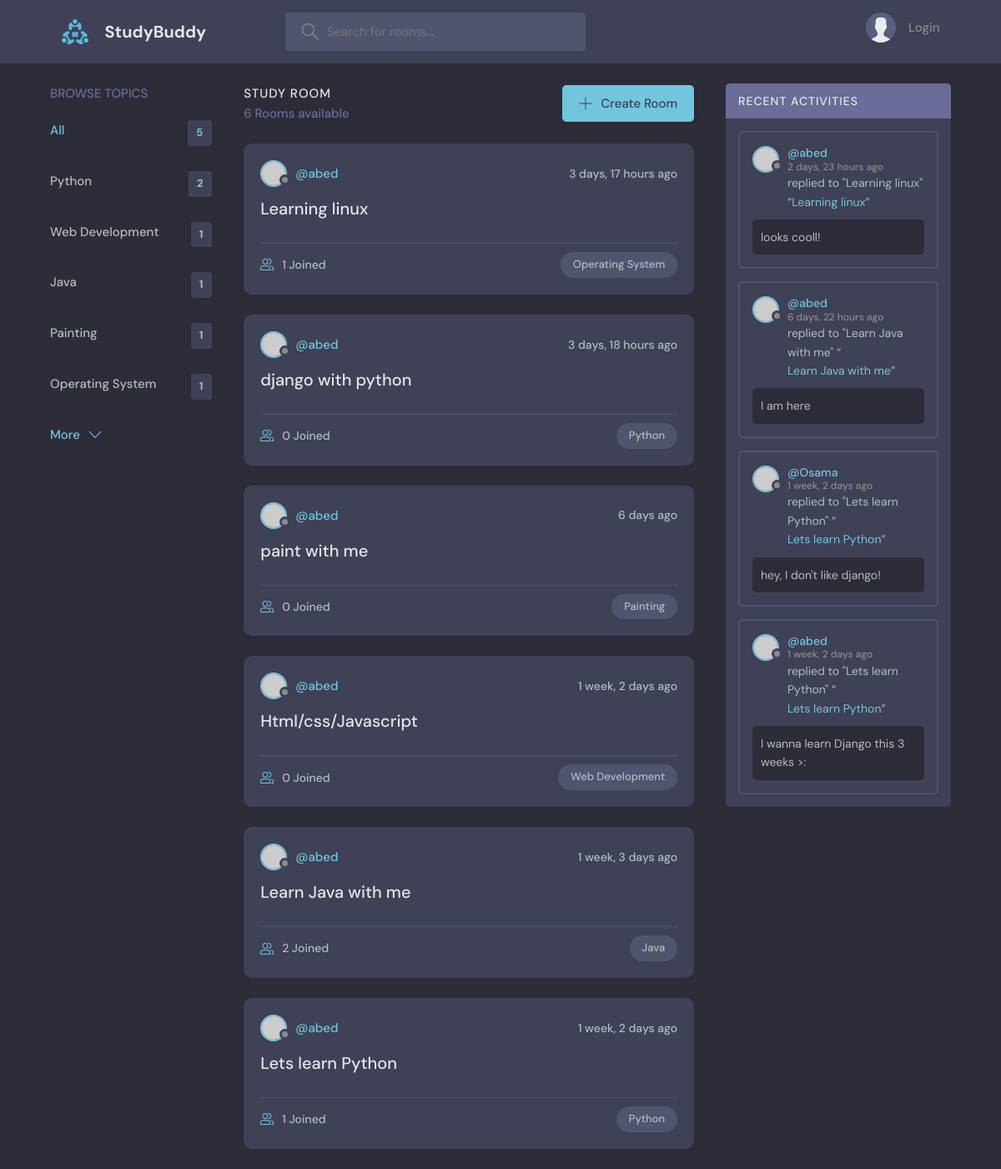
The page / on the database its author committed.
### base/models.py (models this page shows, shortened)
class Topic(models.Model):
    name=models.CharField(max_length=200)

class Room(models.Model):
    host = models.ForeignKey(User, on_delete=models.SET_NULL, null=True)
    topic = models.ForeignKey('Topic', on_delete=models.SET_NULL, null=True)  # put it in a string cause topis is below the Room class
    name=models.CharField(max_length=200)
    participants=models.ManyToManyField(User,related_name='participants',blank=True
    )
    description=models.TextField(null=True,blank=True)
    updated=models.DateTimeField(auto_now=True)
    created=models.DateTimeField(auto_now_add=True)
    class Meta:
        ordering=['-updated','-created']
    def __str__(self):
        return self.name

class Message(models.Model):
    user = models.ForeignKey(User, on_delete=models.CASCADE)
    room = models.ForeignKey(Room, on_delete=models.CASCADE)
    body = models.TextField()
    updated=models.DateTimeField(auto_now=True)
    created=models.DateTimeField(auto_now_add=True)
    class Meta:
        ordering=['-updated','-created']

### base/views.py (the view)
# urls.py: path('',views.home,name='home'),
def home(request):
    q=request.GET.get('q') if request.GET.get('q') != None else ''
    rooms=Room.objects.filter(
        Q(topic__name__icontains=q) |
        Q(name__contains=q) |
        Q(description__contains=q)
    )
    room_count=rooms.count()
    topics=Topic.objects.all()[0:5]
    room_messages=Message.objects.filter(Q(room__topic__name__icontains=q))
    context={'rooms':rooms,'topics':topics,'room_count':room_count,'room_messages':room_messages}
    return render(request,'base/home.html',context)

### base/templates/base/home.html (shortened to what this page needs)
{% extends 'main.html'%} {% block content%}
<main class="layout layout--3">
    <div class="container">
        {% include 'base/topics_component.html' %}
        <div class="roomList">
            <div class="roomList__header ">
                <div>
                    <h2>Study Room</h2>
                    <p>{{room_count}} Rooms available</p>
                </div>
                <a class="btn btn--main " href="{% url 'create-room' %} ">
                    <svg version="1.1 " xmlns="http://www.w3.org/2000/svg " width="32 " height="32 " viewBox="0 0 32 32 ">
                <title>add</title>
                <path
                  d="M16.943 0.943h-1.885v14.115h-14.115v1.885h14.115v14.115h1.885v-14.115h14.115v-1.885h-14.115v-14.115z "
                ></path>
              </svg> Create Room
                </a>
            </div>
            {% include 'base/feed_component.html' %}
        </div>
        {% include 'base/activity_component.html'%}
    </div>
</main>
{% endblock %}

### base/templates/base/topics_component.html
<div class="topics">
    <div class="topics__header">
        <h2>Browse Topics</h2>
    </div>
    <ul class="topics__list">
        <li>
            <a href="{% url 'home' %}" class="active">All <span>{{topics.count}}</span></a>
        </li>
        {%for topic in topics%}
        <li>
            <a href="{% url 'home' %}?q={{topic.name}}">{{topic.name}} <span>{{topic.room_set.all.count}}</span></a>
        </li>
        {%endfor%}
    </ul>
    <a class="btn btn--link" href="{% url 'topics' %}">
            More
            <svg version="1.1" xmlns="http://www.w3.org/2000/svg" width="32" height="32" viewBox="0 0 32 32">
              <title>chevron-down</title>
              <path d="M16 21l-13-13h-3l16 16 16-16h-3l-13 13z"></path>
            </svg>
          </a>
</div>

### base/templates/base/feed_component.html (shortened to what this page needs)
{% for room in rooms%}
<div class="roomListRoom">
    <div class="roomListRoom__header">
        <a href="{%url 'user-profile' room.host.id%}" class="roomListRoom__author">
            <div class="avatar avatar--small">
                <img src="https://randomuser.me/api/portraits/women/11.jpg" />
            </div>
            <span>@{{room.host.username}}</span>
        </a>
        <div class="roomListRoom__actions">
            <span>{{room.created|timesince}} ago</span>
        </div>
    </div>
    <div class="roomListRoom__content">
        <a href="{% url 'room' room.id %}">{{room.name}}</a>
    </div>
    <div class="roomListRoom__meta">
        <a href="{% url 'room' room.id %}" class="roomListRoom__joined">
     {{room.participants.all.count}} Joined
        </a>
        <p class="roomListRoom__topic">{{room.topic.name}}</p>
    </div>
</div> {% endfor %}

### base/templates/base/activity_component.html (shortened to what this page needs)
<div class="activities">
    <div class="activities__header">
        <h2>Recent Activities</h2>
    </div>
    {% for message in room_messages %}
    <div class="activities__box">
        <div class="activities__boxHeader roomListRoom__header">
            <a href="{% url 'user-profile' message.user.id %}" class="roomListRoom__author">
                <div class="avatar avatar--small">
                    <img src="https://randomuser.me/api/portraits/women/11.jpg" />
                </div>
                <p>
                    @{{message.user}}
                    <span>{{message.created |timesince}} ago</span>
                </p>
            </a>
        </div>
        <div class="activities__boxContent">
            <p>replied to "{{message.room}}" “<a href="{% url 'room' message.room.id %}">{{message.room}}</a>”</p>
            <div class="activities__boxRoomContent">
                {{message.body}}
            </div>
        </div>
    </div>
    {% endfor %}
</div>

### rows shown on the page
Topic: name "Python", room_set.all.count "2"
Topic: name "Web Development", room_set.all.count "1"
Topic: name "Java", room_set.all.count "1"
Topic: name "Painting", room_set.all.count "1"
Topic: name "Operating System", room_set.all.count "1"
Room: host.username "abed", created "3 days, 17 hours", name "Learning linux", participants.all.count "1", topic.name "Operating System"
Room: host.username "abed", created "3 days, 18 hours", name "django with python", participants.all.count "0", topic.name "Python"
Room: host.username "abed", created "6 days", name "paint with me", participants.all.count "0", topic.name "Painting"
Room: host.username "abed", created "1 week, 2 days", name "Html/css/Javascript", participants.all.count "0", topic.name "Web Development"
Room: host.username "abed", created "1 week, 3 days", name "Learn Java with me", participants.all.count "2", topic.name "Java"
Room: host.username "abed", created "1 week, 2 days", name "Lets learn Python", participants.all.count "1", topic.name "Python"
Message: user "abed", created "2 days, 23 hours", room "Learning linux", body "looks cooll!"
Message: user "abed", created "6 days, 22 hours", room "Learn Java with me", body "I am here"
Message: user "Osama", created "1 week, 2 days", room "Lets learn Python", body "hey, I don't like django!"
Message: user "abed", created "1 week, 2 days", room "Lets learn Python", body "I wanna learn Django this 3 weeks >:"

### other values the page prints
{{ topics.count }} "5"
{{ room_count }} "6"
